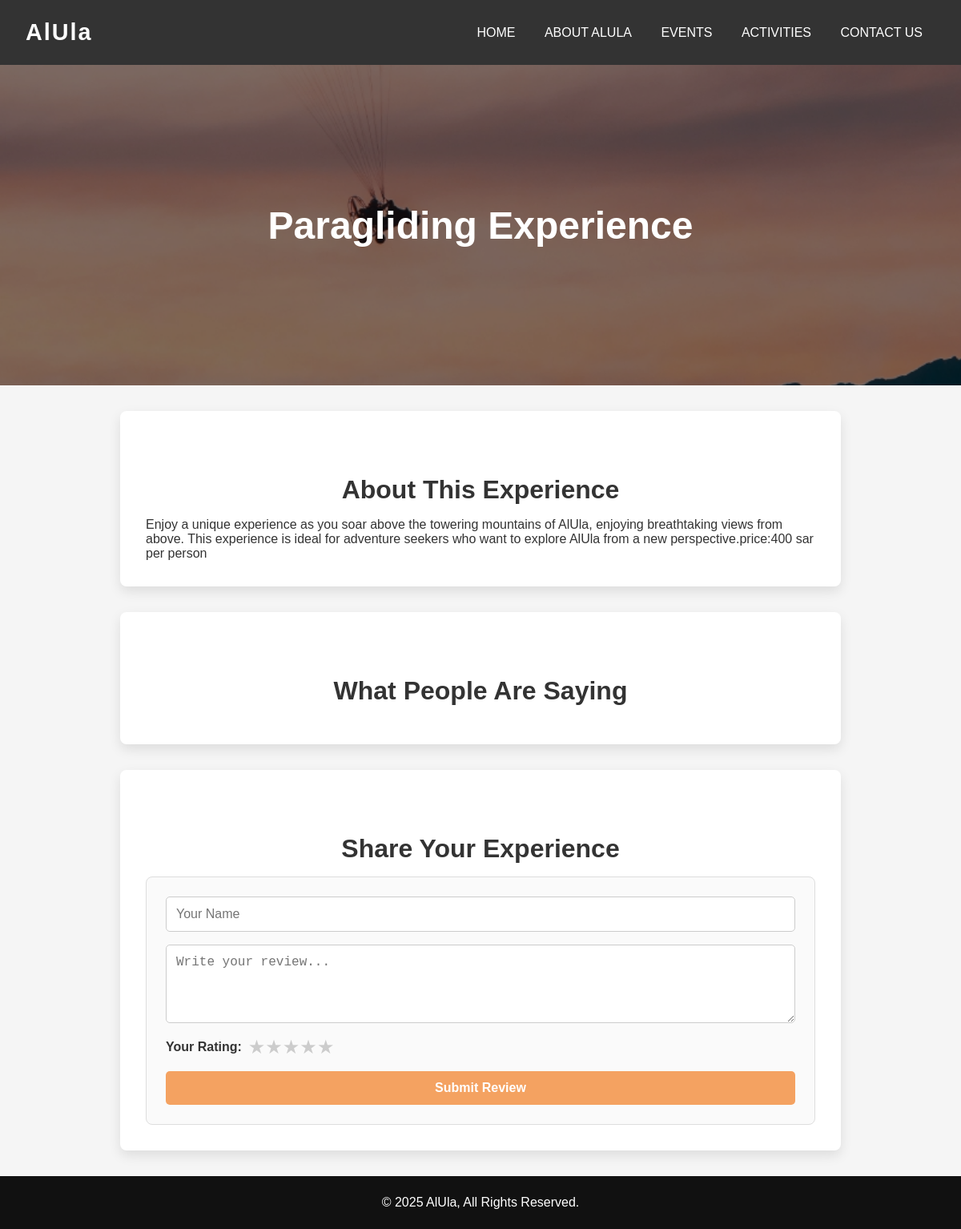
Page /item.php?type=activity&id=10 on the committed database.
### tables this page shows
CREATE TABLE `activities` (
  `ID` int(11) NOT NULL,
  `title` varchar(255) NOT NULL,
  `description` text NOT NULL,
  `image` varchar(255) DEFAULT NULL,
  `categoryID` int(11) NOT NULL
);

### item.php (the view, shortened to what this page needs)
<?php
$conn = new mysqli('localhost', 'root', '', 'alula');
$item_id = $_GET['id'] ?? null;
$type = $_GET['type'] ?? 'activity';
if ($item_id) {
    if ($type === 'event') {
        $sql = "SELECT * FROM events WHERE ID = ?";
    } else {
        $sql = "SELECT * FROM activities WHERE ID = ?";
    }
    $stmt = $conn->prepare($sql);
    $stmt->bind_param("i", $item_id);
    $stmt->execute();
    $result = $stmt->get_result();
    if ($result->num_rows > 0) {
        $event = $result->fetch_assoc();
    } else {
        die("Not found.");
    }
} else {
    die("Invalid ID.");
}
?>
<!DOCTYPE html>
<html lang="en">
<head>
  <link rel="stylesheet" href="styles.css" />
</head>
<body>
  <header class="header">
    <div class="logo"> AlUla</div>
    <nav class="nav">
      <a href="index.php">Home</a>
      <a href="About.php">About AlUla</a>
      <a href="events.php">Events</a>
      <a href="Activities.php">Activities</a>
      <a href="contact.php">Contact Us</a>
    </nav>
  </header>
  <section class="hero">
    <div class="overlay"></div>
    <div class="hero-content">
      <h1><?= htmlspecialchars($event['title']) ?></h1>
    </div>
  </section>
  <section class="section event-details">
    <h2 class="section-title">About This Experience</h2>
    <p class="event-description">
      <?= nl2br(htmlspecialchars($event['description'])) ?>
    </p>
  </section>
  <section class="section reviews">
    <h2 class="section-title">What People Are Saying</h2>
  </section>
  <section class="section add-review">
    <h2 class="section-title">Share Your Experience</h2>
    <form action="submitR.php" method="POST" class="review-form" style="display: flex; flex-direction: column; gap: 1rem; background: #fafafa; padding: 1.5rem; border-radius: 8px; border: 1px solid #ddd;">
  <input type="text" name="author_name" placeholder="Your Name" required style="padding: 0.75rem; border: 1px solid #ccc; border-radius: 5px;">
  <textarea name="body" placeholder="Write your review..." rows="4" required style="padding: 0.75rem; border: 1px solid #ccc; border-radius: 5px; resize: vertical;"></textarea>
  <div style="display: flex; align-items: center; gap: 0.5rem;">
    <label style="font-weight: bold;">Your Rating:</label>
    <div class="star-rating" style="display: flex; flex-direction: row-reverse;">
      <input type="radio" name="rating" value="5" id="star5"><label for="star5">&#9733;</label>
      <input type="radio" name="rating" value="4" id="star4"><label for="star4">&#9733;</label>
      <input type="radio" name="rating" value="3" id="star3"><label for="star3">&#9733;</label>
      <input type="radio" name="rating" value="2" id="star2"><label for="star2">&#9733;</label>
      <input type="radio" name="rating" value="1" id="star1"><label for="star1">&#9733;</label>
    </div>
  </div>
  <button type="submit" style="background-color: #f4a261; color: #fff; padding: 0.75rem; border: none; border-radius: 5px; font-weight: bold; cursor: pointer;">Submit Review</button>
</form>
  </section>
  <footer>
    <p>© 2025 AlUla, All Rights Reserved.</p>
  </footer>
</body>
</html>

### styles.css (style rules this page uses)
* { margin: 0; padding: 0; box-sizing: border-box; }
body { margin: 0; font-family: Arial, sans-serif; background-color: #f5f5f5; color: #333; }
.header { background-color: #333; color: white; padding: 1.5rem 2rem; display: flex; justify-content: space-between; align-items: center; box-shadow: 0 4px 10px rgba(0, 0, 0, 0.2); }
.logo { font-size: 1.8rem; font-weight: bold; letter-spacing: 2px; }
.nav a { color: white; margin: 0 1rem; text-decoration: none; text-transform: uppercase; font-weight: 500; }
.hero { height: 60vh; background-image: url('https://img.freepik.com/premium-photo/maraya-alula-saudi-arabia-mirrored-building-middle-desert_1199132-23875.jpg'); background-size: cover; background-position: center; position: relative; display: flex; align-items: center; justify-content: center; text-align: center; padding: 0 20px; }
.overlay { position: absolute; top: 0; left: 0; width: 100%; height: 100%; background: rgba(0, 0, 0, 0.5); }
.hero-content { position: relative; z-index: 1; color: white }
.section-title { text-align: center; margin: 3rem 0 1.5rem; font-size: 2.5rem; color: #333; font-weight: 600; }
footer { text-align: center; padding: 1.5rem; background-color: #333; color: white; margin-top: 2rem; }

### rows in the picture
activities: title "Paragliding Experience", description "Enjoy a unique experience as you soar above the towering mountains of AlUla, enjoying breathtaking views from above. This experience is ideal for adventure seekers who want to explore AlUla from a new perspective.price:400 sar per person"
